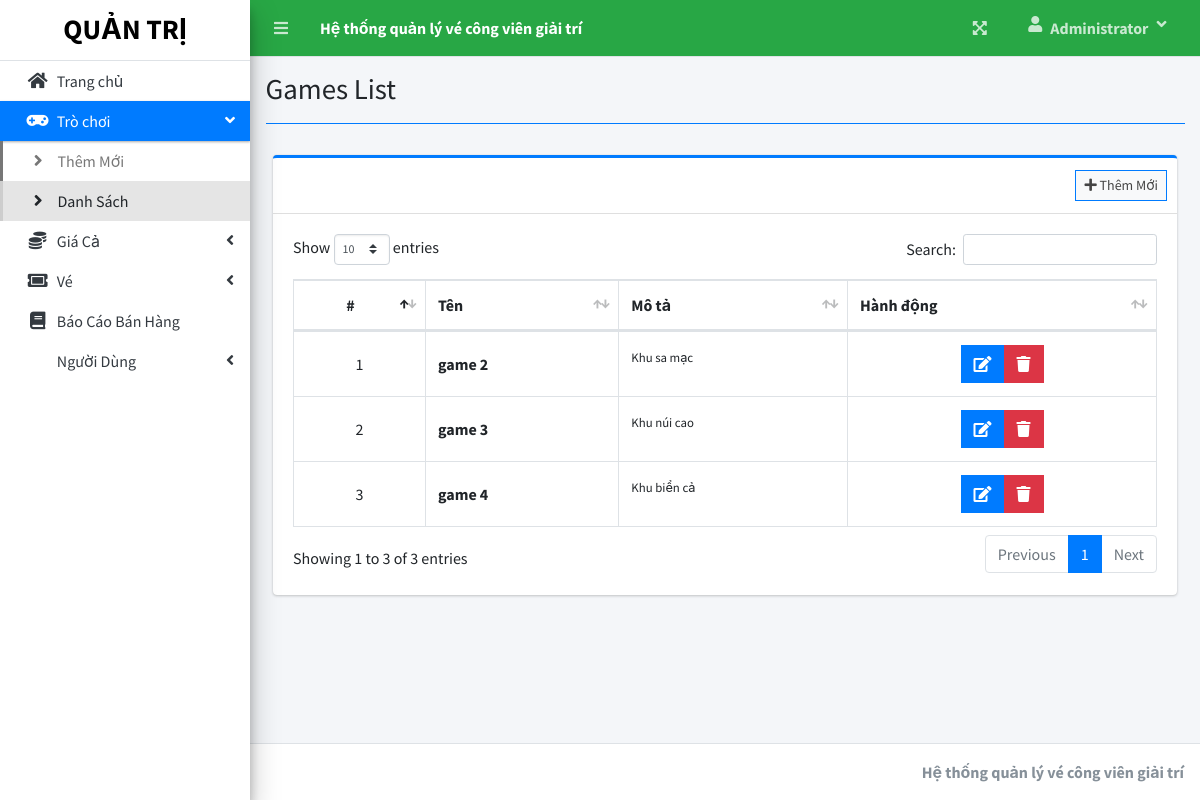
The app's page /index.php?page=games_list (signed in) with its own data.
### tables this page shows
CREATE TABLE `games` (
  `id` int(30) NOT NULL,
  `game` varchar(150) NOT NULL,
  `description` text NOT NULL,
  `date_created` datetime NOT NULL DEFAULT current_timestamp()
);

### games_list.php (the view, shortened to what this page needs)
<?php include'db_connect.php' ?>
<div class="col-lg-12">
	<div class="card card-outline card-primary">
		<div class="card-header">
			<div class="card-tools">
				<a class="btn btn-block btn-sm btn-default btn-flat border-primary " href="./index.php?page=new_game"><i class="fa fa-plus"></i> Thêm Mới</a>
			</div>
		</div>
		<div class="card-body">
			<table class="table tabe-hover table-bordered" id="list">
				<!-- <colgroup>
					<col width="5%">
					<col width="15%">
					<col width="25%">
					<col width="25%">
					<col width="15%">
				</colgroup> -->
				<thead>
					<tr>
						<th class="text-center">#</th>
						<th>Tên</th>
						<th>Mô tả</th>
						<th>Hành động</th>
					</tr>
				</thead>
				<tbody>
					<?php
					$i = 1;
					$qry = $conn->query("SELECT * FROM games order by game asc ");
					while($row= $qry->fetch_assoc()):
					?>
					<tr>
						<td class="text-center"><?php echo $i++ ?></td>
						<td class=""><b><?php echo $row['game'] ?></b></td>
						<td><p><small><?php echo $row['description'] ?></small></p></td>
						<td class="text-center">
		                    <div class="btn-group">
		                        <a href="index.php?page=edit_game&id=<?php echo $row['id'] ?>" class="btn btn-primary btn-flat ">
		                          <i class="fas fa-edit"></i>
		                        </a>
		                        <button type="button" class="btn btn-danger btn-flat delete_game" data-id="<?php echo $row['id'] ?>">
		                          <i class="fas fa-trash"></i>
		                        </button>
	                      </div>
						</td>
					</tr>
				<?php endwhile; ?>
				</tbody>
			</table>
		</div>
	</div>
</div>

### games_list.php (style rules this page uses)
table td { vertical-align: middle !important; }

### records on screen
games: game "game 2", description "Khu sa mạc"
games: game "game 3", description "Khu núi cao"
games: game "game 4", description "Khu biển cả"

### other values on screen
$_SESSION['system']['name'] "Hệ thống quản lý vé công viên giải trí"
$_SESSION['login_firstname'] "Administrator"
$title "Games List"
